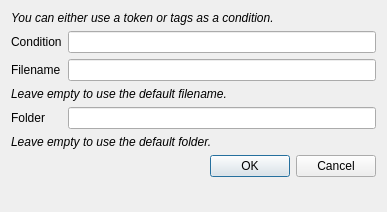
<?xml version="1.0" encoding="UTF-8"?>
<ui version="4.0">
 <class>ConditionWindow</class>
 <widget class="QDialog" name="ConditionWindow">
  <property name="windowModality">
   <enum>Qt::WindowModal</enum>
  </property>
  <property name="geometry">
   <rect>
    <x>0</x>
    <y>0</y>
    <width>387</width>
    <height>212</height>
   </rect>
  </property>
  <property name="windowTitle">
   <string>Add a conditional filename</string>
  </property>
  <property name="windowIcon">
   <iconset resource="../../resources/resources.qrc">
    <normaloff>:/images/icon.ico</normaloff>:/images/icon.ico</iconset>
  </property>
  <layout class="QFormLayout" name="formLayout">
   <item row="0" column="0" colspan="2">
    <widget class="QLabel" name="labelConditionInfo">
     <property name="font">
      <font>
       <italic>true</italic>
      </font>
     </property>
     <property name="text">
      <string>You can either use a token or tags as a condition.</string>
     </property>
    </widget>
   </item>
   <item row="1" column="0">
    <widget class="QLabel" name="labelCondition">
     <property name="text">
      <string>Condition</string>
     </property>
    </widget>
   </item>
   <item row="1" column="1">
    <widget class="QLineEdit" name="lineCondition"/>
   </item>
   <item row="2" column="0">
    <widget class="QLabel" name="labelFilename">
     <property name="text">
      <string>Filename</string>
     </property>
    </widget>
   </item>
   <item row="6" column="0" colspan="2">
    <widget class="QDialogButtonBox" name="buttonBox">
     <property name="orientation">
      <enum>Qt::Horizontal</enum>
     </property>
     <property name="standardButtons">
      <set>QDialogButtonBox::Cancel|QDialogButtonBox::Ok</set>
     </property>
    </widget>
   </item>
   <item row="2" column="1">
    <widget class="QLineEdit" name="lineFilename"/>
   </item>
   <item row="4" column="0">
    <widget class="QLabel" name="labelFolder">
     <property name="text">
      <string>Folder</string>
     </property>
    </widget>
   </item>
   <item row="5" column="0" colspan="2">
    <widget class="QLabel" name="labelFolderEmpty">
     <property name="font">
      <font>
       <italic>true</italic>
      </font>
     </property>
     <property name="text">
      <string>Leave empty to use the default folder.</string>
     </property>
    </widget>
   </item>
   <item row="4" column="1">
    <widget class="QLineEdit" name="lineFolder"/>
   </item>
   <item row="3" column="0" colspan="2">
    <widget class="QLabel" name="labelFilenameEmpty">
     <property name="font">
      <font>
       <italic>true</italic>
      </font>
     </property>
     <property name="text">
      <string>Leave empty to use the default filename.</string>
     </property>
    </widget>
   </item>
  </layout>
 </widget>
 <tabstops>
  <tabstop>lineCondition</tabstop>
  <tabstop>lineFilename</tabstop>
  <tabstop>buttonBox</tabstop>
 </tabstops>
 <resources>
  <include location="../../resources/resources.qrc"/>
  <include location="../../resources/resources.qrc"/>
  <include location="../../resources/resources.qrc"/>
 </resources>
 <connections>
  <connection>
   <sender>buttonBox</sender>
   <signal>accepted()</signal>
   <receiver>ConditionWindow</receiver>
   <slot>accept()</slot>
   <hints>
    <hint type="sourcelabel">
     <x>236</x>
     <y>87</y>
    </hint>
    <hint type="destinationlabel">
     <x>157</x>
     <y>274</y>
    </hint>
   </hints>
  </connection>
  <connection>
   <sender>buttonBox</sender>
   <signal>rejected()</signal>
   <receiver>ConditionWindow</receiver>
   <slot>reject()</slot>
   <hints>
    <hint type="sourcelabel">
     <x>252</x>
     <y>87</y>
    </hint>
    <hint type="destinationlabel">
     <x>286</x>
     <y>274</y>
    </hint>
   </hints>
  </connection>
 </connections>
</ui>
